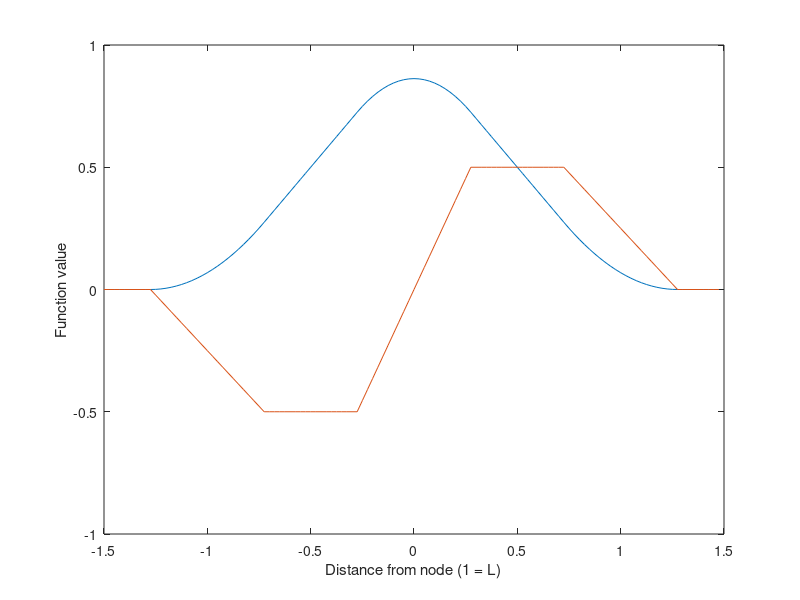

The MATLAB source for this figure:
shp_fn = [0
0
0
0
0
0
0
0
0
0.000568182
0.00227273
0.00511364
0.00909091
0.0142045
0.0204545
0.0278409
0.0363636
0.0460227
0.0568182
0.06875
0.0818182
0.0960227
0.111364
0.127841
0.145455
0.164205
0.184091
0.205114
0.227273
0.250568
0.275
0.3
0.325
0.35
0.375
0.4
0.425
0.45
0.475
0.5
0.525
0.55
0.575
0.6
0.625
0.65
0.675
0.7
0.725
0.748864
0.770455
0.789773
0.806818
0.821591
0.834091
0.844318
0.852273
0.857955
0.861364
0.8625
0.861364
0.857955
0.852273
0.844318
0.834091
0.821591
0.806818
0.789773
0.770455
0.748864
0.725
0.7
0.675
0.65
0.625
0.6
0.575
0.55
0.525
0.5
0.475
0.45
0.425
0.4
0.375
0.35
0.325
0.3
0.275
0.250568
0.227273
0.205114
0.184091
0.164205
0.145455
0.127841
0.111364
0.0960227
0.0818182
0.06875
0.0568182
0.0460227
0.0363636
0.0278409
0.0204545
0.0142045
0.00909091
0.00511364
0.00227273
0.000568182
5.42342e-30
0
0
0
0
0
0
0
0
0];

grad_fn = [0
0
0
0
0
0
0
0
0
0.0227273
0.0454545
0.0681818
0.0909091
0.113636
0.136364
0.159091
0.181818
0.204545
0.227273
0.25
0.272727
0.295455
0.318182
0.340909
0.363636
0.386364
0.409091
0.431818
0.454545
0.477273
0.5
0.5
0.5
0.5
0.5
0.5
0.5
0.5
0.5
0.5
0.5
0.5
0.5
0.5
0.5
0.5
0.5
0.5
0.5
0.454545
0.409091
0.363636
0.318182
0.272727
0.227273
0.181818
0.136364
0.0909091
0.0454545
5.65204e-15
-0.0454545
-0.0909091
-0.136364
-0.181818
-0.227273
-0.272727
-0.318182
-0.363636
-0.409091
-0.454545
-0.5
-0.5
-0.5
-0.5
-0.5
-0.5
-0.5
-0.5
-0.5
-0.5
-0.5
-0.5
-0.5
-0.5
-0.5
-0.5
-0.5
-0.5
-0.5
-0.477273
-0.454545
-0.431818
-0.409091
-0.386364
-0.363636
-0.340909
-0.318182
-0.295455
-0.272727
-0.25
-0.227273
-0.204545
-0.181818
-0.159091
-0.136364
-0.113636
-0.0909091
-0.0681818
-0.0454545
-0.0227273
-2.22045e-15
0
0
0
0
0
0
0
0
0];

interval = 0.05;
looplength = 120;
xi_start = -3.95;
xi_end = xi_start + (looplength *interval);

distance_from_node = [];
test = [];
j = 0;
for i = xi_start:interval:xi_end-interval
     j = j +1;
     distance_from_node(j) = -1 - i
    test(j) = distance_from_node(j)/2;
end

plot(test, shp_fn, test, grad_fn)
xlabel('Distance from node (1 = L)')
ylabel('Function value')
